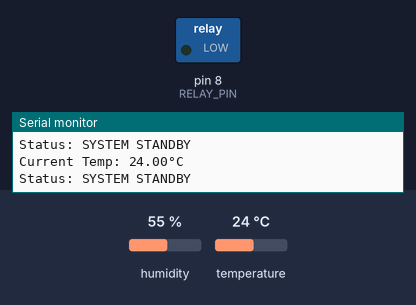
Simulated run of this sketch. Board: Arduino Uno, built with avr-gcc and run on an emulated ATmega328P. On the bench: switched loads named in the sketch (green lamp = pin HIGH), the last lines printed to the serial monitor. The inputs (shaded band) are chosen by the test bench; at power-on: temperature 24 °C, humidity 55 %.

Above: at 2.8 s.
2.9 s: temperature set to 5 °C
5.6 s: temperature set to 2 °C
At 6.5 s:
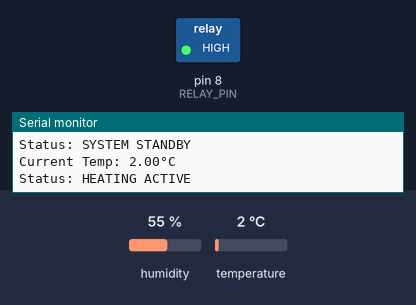
8.3 s: temperature set to 12 °C
At 11.3 s:
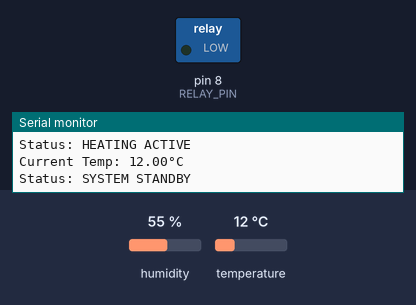
Timing chart, 0 to 12.8 s (numbered marks = the images above; inputs shaded):
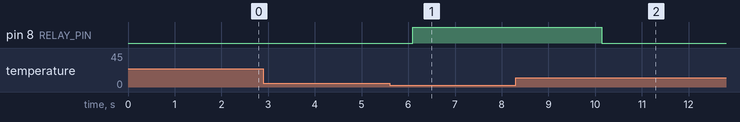

Measured:
- the behaviour switches between 4 and 3 °C on temperature (found by bisection; images 0 and 1)
- after the input at 5.6 s, pin 8 (RELAY_PIN): LOW → HIGH after 0.50 s
- after the input at 8.3 s, pin 8 (RELAY_PIN): HIGH → LOW after 1.8 s

The sketch:

Peltier_Heating_DHT11.ino
```cpp
#include "DHT.h"

#define DHTPIN 2     // DHT11 Data pin
#define DHTTYPE DHT11
#define RELAY_PIN 8  // Pin connected to Relay modules

DHT dht(DHTPIN, DHTTYPE);

// Temperature Thresholds in Celsius
const float FREEZING_THRESHOLD = 3.0;
const float SAFE_THRESHOLD = 5.0;

void setup() {
  pinMode(RELAY_PIN, OUTPUT);
  digitalWrite(RELAY_PIN, LOW); // Start with heaters OFF
  Serial.begin(9600);
  dht.begin();
}

void loop() {
  float temp = dht.readTemperature();

  if (isnan(temp)) {
    Serial.println("Failed to read from DHT sensor!");
    return;
  }

  Serial.print("Current Temp: ");
  Serial.print(temp);
  Serial.println("°C");

  if (temp <= FREEZING_THRESHOLD) {
    digitalWrite(RELAY_PIN, HIGH); // Turn ON Peltier
    Serial.println("Status: HEATING ACTIVE");
  }
  else if (temp >= SAFE_THRESHOLD) {
    digitalWrite(RELAY_PIN, LOW);  // Turn OFF Peltier
    Serial.println("Status: SYSTEM STANDBY");
  }

  delay(2000); // Wait 2 seconds before next reading
}
```

Peltier_Heating_DHT22.ino
```cpp

```
